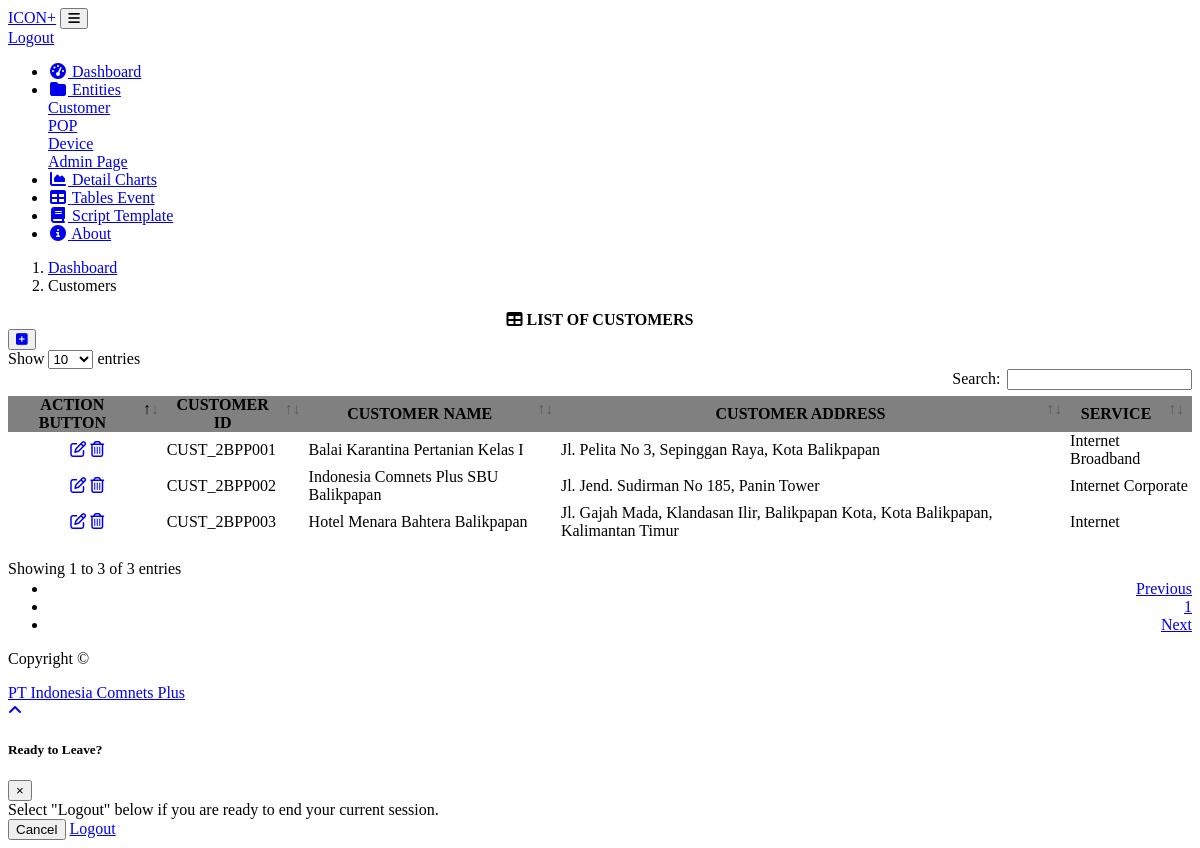
The page /customer.php (signed in) on the database its author committed.
### tables this page shows
CREATE TABLE `customer` (
  `customer_id` varchar(20) NOT NULL,
  `customer_name` varchar(200) NOT NULL,
  `customer_address` varchar(200) NOT NULL,
  `customer_service` varchar(20) NOT NULL
);

### function.php (called while the page is built, shortened)
<?php
$conn = mysqli_connect("localhost","root","","iconbisa");
function query($query){
	global $conn;
	$result = mysqli_query($conn, $query);
	$rows = [];
	while ( $row = mysqli_fetch_assoc($result) ){
		$rows[] = $row;
	}
	return $rows;
}
?>

### customer.php (the view, shortened to what this page needs)
<?php
require 'function.php';
$customers = query("SELECT * FROM customer");
 ?>
<!DOCTYPE html>
<html lang="en">
<head>
  <link href="vendor/fontawesome-free/css/all.min.css" rel="stylesheet" type="text/css">
  <link href="vendor/datatables/dataTables.bootstrap4.css" rel="stylesheet">
  <link href="css/sb-admin.css" rel="stylesheet">
  <link rel="stylesheet" href="vendor/iconfonts/mdi/css/materialdesignicons.min.css">
</head>
<body id="page-top">
  <nav class="navbar navbar-expand navbar-dark bg-dark static-top">
    <a class="navbar-brand mr-1" href="index.php">ICON+</a>
    <button class="btn btn-link btn-sm text-white order-1 order-sm-0" id="sidebarToggle" href="#">
      <i class="fas fa-bars"></i>
    </button>
    <form class="d-none d-md-inline-block form-inline ml-auto mr-0 mr-md-3 my-2 my-md-0">
    <a class="nav-item" href="logout.php" color: black data-toggle="modal" data-target="#logoutModal">
                                Logout</a>
    </form>
  </nav>
  <div id="wrapper">
    <ul class="sidebar navbar-nav">
      <li class="nav-item active">
        <a class="nav-link" href="index.php">
          <i class="fas fa-fw fa-tachometer-alt"></i>
          <span>Dashboard</span>
        </a>
      </li>
      <li class="nav-item dropdown">
        <a class="nav-link dropdown-toggle" href="#" id="pagesDropdown" role="button" data-toggle="dropdown" aria-haspopup="true" aria-expanded="false">
          <i class="fas fa-fw fa-folder"></i>
          <span>Entities</span>
        </a>
        <div class="dropdown-menu" aria-labelledby="pagesDropdown">
          <a class="dropdown-item" href="customer.php">Customer</a>
          <a class="dropdown-item" href="pop.php">POP</a>
          <a class="dropdown-item" href="device.php">Device</a>
          <a class="dropdown-item" href="accounts.php">Admin Page</a>
          </div>
      </li>
       <li class="nav-item">
        <a class="nav-link" href="detailcust.php">
          <i class="fas fa-fw fa-chart-area"></i>
          <span>Detail Charts</span></a>
      </li>
      <li class="nav-item">
        <a class="nav-link" href="tables.php">
          <i class="fas fa-fw fa-table"></i>
          <span>Tables Event</span></a>
      </li>
       <li class="nav-item">
        <a class="nav-link" href="Preconfig/PRECON_">
          <i class="fas fa-fw fa-book"></i>
          <span>Script Template</span></a>
      </li>
      <li class="nav-item">
        <a class="nav-link" href="about.php">
          <i class="fas fa-fw fa-info-circle"></i>
          <span>About</span></a>
      </li>
    </ul>
    <div id="content-wrapper">
      <div class="container-fluid">
          <ol class="breadcrumb">
          <li class="breadcrumb-item">
            <a href="index.php">Dashboard</a>
          </li>
          <li class="breadcrumb-item active">Customers</li>
        </ol>
         <div class="card mb-3">
          <div class="card-header">
          <center>
            <i class="fas fa-table"></i>
              <strong>LIST OF CUSTOMERS</strong></center>
          </div>
            <div class="card-body">
      <button><a href="forms.php"><i class="fa fa-plus-square"></i></a></button>
      <br/>
                            <div class="table-responsive">
                    <table class="table table-hover table-bordered" id="dataTable" width="100%" cellpadding="0">
                      <thead>
                        <tr style="background-color: grey">
                          <th><center>ACTION BUTTON</center></th>
                          <th><center>CUSTOMER ID</center></th>
                          <th><center>CUSTOMER NAME</center></th>
                          <th><center>CUSTOMER ADDRESS</center></th>
                          <th><center>SERVICE</center></th>
                        </tr>
                      </thead>
                      <tbody>
                        <?php foreach ($customers as $customer) : ?>
                        <tr>
                          <td><center>
                        <a href="edit.php?customer_id=<?= $customer["customer_id"]; ?>" class="tm-product-edit-link">
                          <i class="fa fa-edit tm-product-edit-icon"></i></a>
                          <a href="hapus.php?customer_id=<?= $customer["customer_id"]; ?>" onclick="return confirm ('Are you sure to delete this customer?')" class="tm-product-delete-link">
                        <i class="far fa-trash-alt tm-product-delete-icon"></i>
                      </a></center>
                          </td>
                          <td><?php echo $customer["customer_id"]; ?></td>
                          <td><?php echo $customer["customer_name"]; ?></td>
                          <td><?php echo $customer["customer_address"]; ?></td>
                          <td><?php echo $customer["customer_service"]; ?></td>
                        </tr>
                     <?php endforeach; ?>
                      </tbody>
                    </table>
                  </div>
         </div>
      </div>
      <footer class="sticky-footer">
        <div class="container my-auto">
          <div class="copyright text-center my-auto">
          	<p>Copyright © </p>
            <a href="http://www.iconpln.co.id"><span>PT Indonesia Comnets Plus</span></a>
          </div>
        </div>
      </footer>
    </div>
  </div>
  <a class="scroll-to-top rounded" href="#page-top">
    <i class="fas fa-angle-up"></i>
  </a>
  <div class="modal fade" id="logoutModal" tabindex="-1" role="dialog" aria-labelledby="exampleModalLabel" aria-hidden="true">
    <div class="modal-dialog" role="document">
      <div class="modal-content">
        <div class="modal-header">
          <h5 class="modal-title" id="exampleModalLabel">Ready to Leave?</h5>
          <button class="close" type="button" data-dismiss="modal" aria-label="Close">
            <span aria-hidden="true">×</span>
          </button>
        </div>
        <div class="modal-body">Select "Logout" below if you are ready to end your current session.</div>
        <div class="modal-footer">
          <button class="btn btn-secondary" type="button" data-dismiss="modal">Cancel</button>
          <a class="btn btn-primary" href="logout.php">Logout</a>
        </div>
      </div>
    </div>
  </div>
</body>
</html>

### rows shown on the page
customer: customer_id "CUST_2BPP001", customer_name "Balai Karantina Pertanian Kelas I", customer_address "Jl. Pelita No 3, Sepinggan Raya, Kota Balikpapan", customer_service "Internet Broadband"
customer: customer_id "CUST_2BPP002", customer_name "Indonesia Comnets Plus SBU Balikpapan", customer_address "Jl. Jend. Sudirman No 185, Panin Tower", customer_service "Internet Corporate"
customer: customer_id "CUST_2BPP003", customer_name "Hotel Menara Bahtera Balikpapan", customer_address "Jl. Gajah Mada, Klandasan Ilir, Balikpapan Kota, Kota Balikpapan, Kalimantan Timur", customer_service "Internet"
